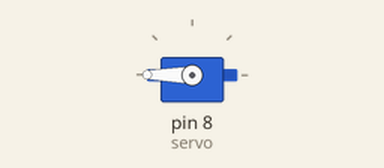
This sketch was run on a simulated Arduino Uno, built with avr-gcc and run on an emulated ATmega328P. On the bench: servo.

Above: at 0.55 s.
Timing chart, 0 to 3.5 s (numbered marks = the images above):
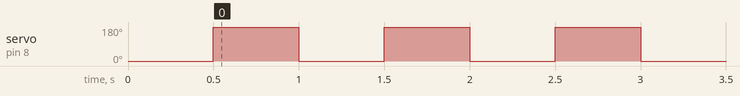

The sketch:

proba1.ino
```cpp
#include <Servo.h>


// Pinii motor 1
#define mpin00 5
#define mpin01 6
// Pinii motor 2
#define mpin10 3
#define mpin11 11

// Pinii motor 3
#define mpin00 5
#define mpin01 6
// Pinii motor 4
#define mpin10 3
#define mpin11 11

int in1 = 10;
int in2 = 11;
int in3 = 12;
int in4 = 13;


Servo servo;

void setup() {
  // put your setup code here, to run once:
  servo.attach(8);
  servo.write(0);
  delay(500);
}

void loop() {
  // put your main code here, to run repeatedly:
  servo.write(360);
  delay(500);
  servo.write(0);
  delay(500);

}
```

Measured:
- by itself, servo on pin 8 (servo): alternates 180° for 0.50 s and 0° for 0.50 s
